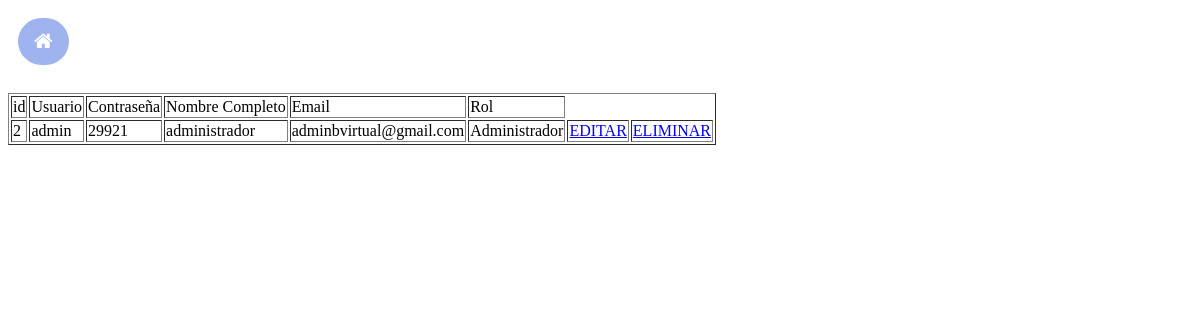
/php/alumnos.php (signed in), run on the app's committed database.
### tables this page shows
CREATE TABLE `usuario` (
  `idUsuario` int(11) NOT NULL,
  `NombreUsuario` text NOT NULL,
  `ContrasenaUsuario` varchar(10) NOT NULL,
  `NombreCompleto` text NOT NULL,
  `emailUsuario` varchar(80) NOT NULL,
  `idRol` int(11) NOT NULL
);

CREATE TABLE `rol` (
  `idRol` int(11) NOT NULL,
  `Rol` text NOT NULL
);

### php/alumnos.php (the view, shortened to what this page needs)
<?php
$dbname="bibliotecavirtual";
$dbuser="root";
$dbhost="localhost";
$dbpass="";
$connection=mysqli_connect($dbhost, $dbuser, $dbpass,$dbname);
?>
<!DOCTYPE html>
<html lang="en">
<head>
    <link href="../css/alumnos.css" type="text/css" rel="stylesheet" />
    <link rel="stylesheet" href="https://cdnjs.cloudflare.com/ajax/libs/font-awesome/4.7.0/css/font-awesome.min.css">
</head>
<body>
<a href="../views/paginaPrincipal.php">
    <button class="btn"><i class="fa fa-home"></i></button>
</a>
</a> <br>
<br>
<table border='1'>
    <tr>
        <td>id</td>
        <td>Usuario</td>
        <td>Contraseña</td>
        <td>Nombre Completo</td>
        <td>Email</td>
        <td>Rol</td>
    </tr>
<?php
    $sql = "SELECT `idUsuario`, `NombreUsuario`,`ContrasenaUsuario`,`NombreCompleto`,
            `emailUsuario`, rol.rol as Rol FROM usuario INNER JOIN rol ON rol.idRol = usuario.idRol";
    $result=mysqli_query($connection, $sql);
    while($mostrar = mysqli_fetch_array($result)){
?>
    <tr>
        <td> <?php echo $mostrar['idUsuario'] ?> </td>
        <td> <?php echo $mostrar['NombreUsuario'] ?> </td>
        <td> <?php echo $mostrar['ContrasenaUsuario'] ?> </td>
        <td> <?php echo $mostrar['NombreCompleto'] ?> </td>
        <td> <?php echo $mostrar['emailUsuario'] ?> </td>
        <td> <?php echo $mostrar['Rol'] ?> </td>
        <td> <?php echo "<a href='editarAlumno.php?id=".$mostrar['idUsuario']."'>EDITAR</a>"; ?> </td>
        <td> <?php echo "<a onClick=\"javascript: return confirm('Desea eliminar este usuario? Este cambio no puede revertirse.');\" href='eliminarAlumno.php?id=".$mostrar['idUsuario']."'> ELIMINAR </a>"; ?> </td>
    </tr>
<?php
    }
?>
</table>
</body>
</html>

### css/alumnos.css (style rules this page uses)
.btn { opacity: 50%; background-color: rgb(65, 105, 225); border: none; border-radius: 50px; color: white; padding: 12px 16px; margin: 10px; font-size: 20px; cursor: pointer; transition: 0.5s; animation: opacidad 1s; }

### data on the page
usuario: idUsuario "2", NombreUsuario "admin", ContrasenaUsuario "29921", NombreCompleto "administrador", emailUsuario "adminbvirtual@gmail.com", idRol.Rol "Administrador"
